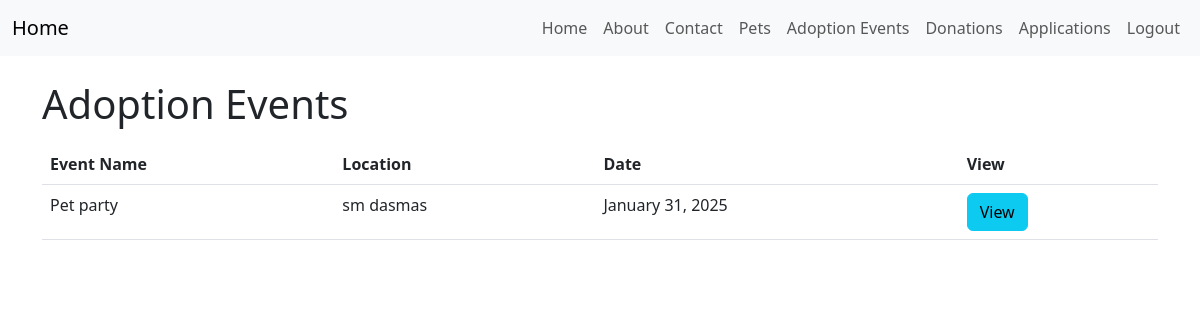
Page /events/ (signed in) on the committed database.
### app/models.py (models this page shows, shortened)
class AdoptionEvent(models.Model):
    name = models.CharField(max_length=200)
    description = models.TextField()
    location = models.CharField(max_length=300)
    event_date = models.DateTimeField()
    organizer = models.ForeignKey(settings.AUTH_USER_MODEL, on_delete=models.CASCADE, related_name='events')

### app/views.py (the view)
# urls.py: path('events/', AdoptionEventListView.as_view(), name='adoption_event_list'),
class AdoptionEventListView(ListView):
    model = AdoptionEvent
    template_name = 'events/adoption_event_list.html'
    context_object_name = 'events'

### app/templates/events/adoption_event_list.html (shortened to what this page needs)
{% extends 'app/base.html' %}
{% block content %}
  <h1>Adoption Events</h1>
  <table class="table mt-3">
    <thead>
      <tr>
        <th>Event Name</th>
        <th>Location</th>
        <th>Date</th>
        <th>View</th>
      </tr>
    </thead>
    <tbody>
      {% for event in events %}
        <tr>
          <td>{{ event.name }}</td>
          <td>{{ event.location }}</td>
          <td>{{ event.event_date|date:"F j, Y" }}</td>
          <td>
            <a href="{% url 'adoption_event_detail' event.pk %}" class="btn btn-info">View</a>
          </td>
        </tr>
      {% endfor %}
    </tbody>
  </table>
{% endblock content %}

### rows in the picture
AdoptionEvent: name "Pet party", location "sm dasmas", event_date "January 31, 2025"
